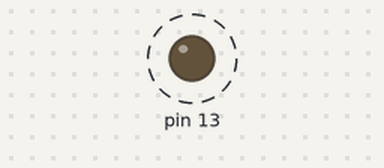
This sketch was run on a simulated Arduino Uno, built with avr-gcc and run on an emulated ATmega328P. Parts: output pins drawn as LEDs (lit = HIGH). Dashed ring = blinking.

Above: at 0.6 s.
Timing chart, 0 to 5.9 s (numbered marks = the images above):
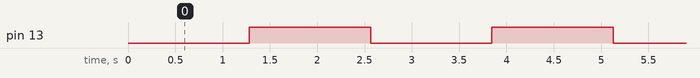

Measured:
- by itself, pin 13: alternates HIGH for 1.3 s and LOW for 1.3 s

The sketch:

intensidadeard.ino
```cpp
void setup() {


}
unsigned char aux = 0;
void loop() {
    analogWrite(13, aux);
    aux ++;
    delay(10);

}
```
